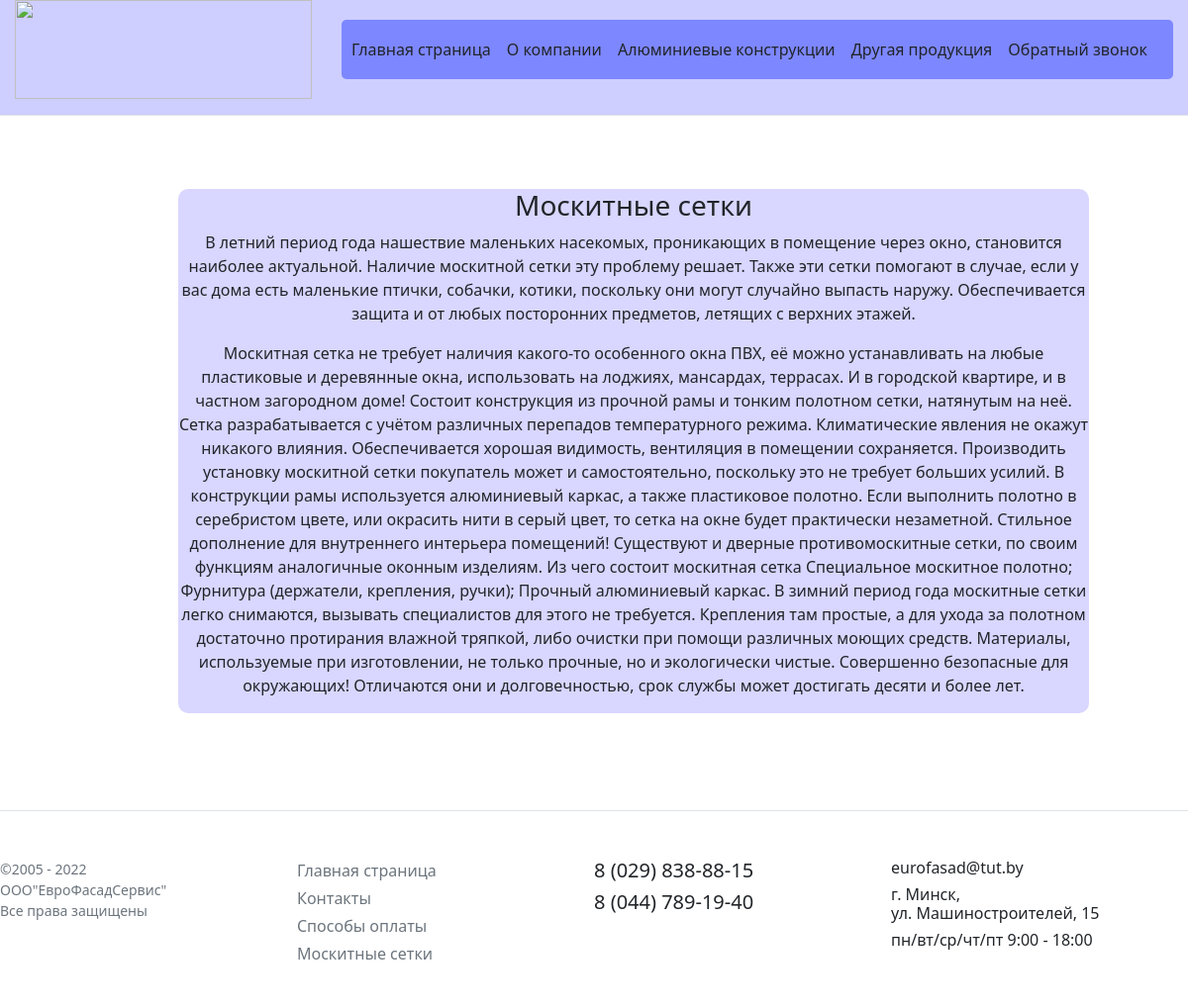
Screenshot of /products/ms with the database file from the repository.
### products/models.py (models this page shows, shortened)
class Ms(models.Model):
    name = models.CharField('Название',max_length=250)
    description = models.TextField('Описание')
    feature = models.TextField('Характеристики')
    class Meta:
        verbose_name='Москитная сетка'
        verbose_name_plural = 'Москитные сетки'

### products/views.py (the view)
# urls.py: path('ms', views.ms, name='ms'),
def ms(request):
    mss = Ms.objects.all()
    return render(request, 'products/ms.html', {'mss': mss})

### products/templates/products/ms.html (shortened to what this page needs)
{% extends 'products/base.html' %}
{% block content %}
{% for i in mss %}
<div class = "alert-warning">
    <h3>{{ i.name}}</h3>
    <p>{{i.description}}</p>
    <p>{{i.feature}}</p>
</div>
{%endfor%}
{% endblock %}

### static/styles.css (style rules this page uses)
.alert-warning { float:left; clear:both; width:920px; margin:50px 15%; background-color: #d9d6ff; text-align:center; border-radius: 10px; }
.body { display: flex; flex-direction: column; }

### rows the page displays
Ms: name "Москитные сетки", description "В летний период года нашествие маленьких насекомых, проникающих в помещение через окно, становится наиболее актуальной. Наличие москитной сетки эту проблему решает. Также эти сетки помогают в случае, если у вас дома есть маленькие птички, собачки, котики, поскольку они могут случайно выпасть наружу. Обеспечивается защита и от любых посторонних предметов, летящих с верхних этажей.", feature "Москитная сетка не требует наличия какого-то особенного окна ПВХ, её можно устанавливать на любые пластиковые и деревянные окна, использовать на лоджиях, мансардах, террасах. И в городской квартире, и в частном загородном доме! Состоит конструкция из прочной рамы и тонким полотном сетки, натянутым на неё. Сетка разрабатывается с учётом различных перепадов температурного режима. Климатические явления не окажут никакого влияния. Обеспечивается хорошая видимость, вентиляция в помещении сохраняется. Производить установку москитной сетки покупатель может и самостоятельно, поскольку это не требует больших усилий. В конструкции рамы используется алюминиевый каркас, а также пластиковое полотно.…"
